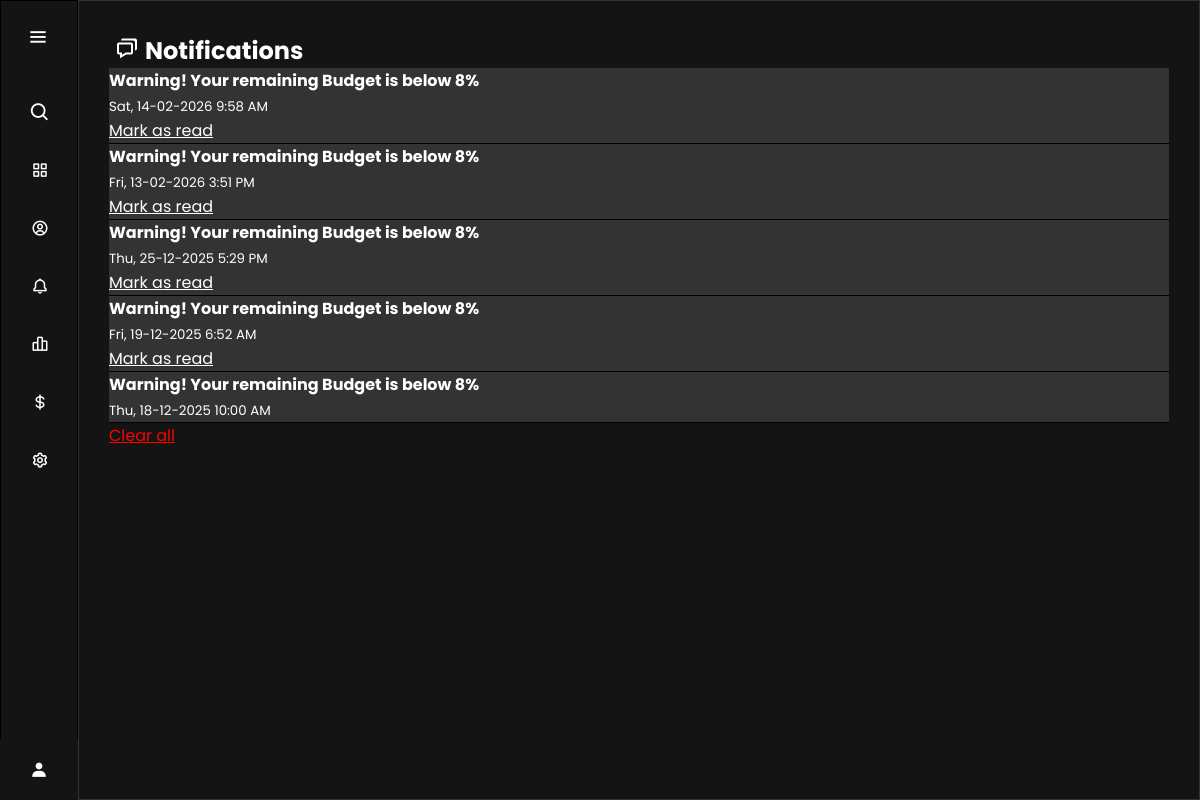
The page /notifications on the database its author committed.
### tables this page shows
CREATE TABLE notifications (
    id INTEGER PRIMARY KEY AUTOINCREMENT,
    message TEXT NOT NULL,
    date TIMESTAMP DEFAULT CURRENT_TIMESTAMP,
    is_read INTEGER DEFAULT 0
);

### app.py (the view)
@app.route("/notifications")
def notifications():
    conn = get_db_connection()
    conn.row_factory = sqlite3.Row
    cur = conn.cursor()
    cur.execute("SELECT id, message, date, is_read FROM notifications ORDER BY date DESC")
    notifications = [dict(row) for row in cur.fetchall()]
    return render_template("notifications.html", notifications=notifications)

### app.py (called while the page is built)
def get_db_connection():
    conn = sqlite3.connect("finance.db")
    conn.row_factory = sqlite3.Row
    return conn

def get_db():
    conn = sqlite3.connect(DB)
    conn.row_factory = sqlite3.Row
    return conn

@app.before_request
def load_settings():
    conn = get_db()
    cursor = conn.cursor()
    cursor.execute("SELECT * FROM settings LIMIT 1")
    g.settings = cursor.fetchone()
    conn.close()

@app.context_processor
def inject_settings():
    return dict(settings=g.settings)

### Templates/notifications.html (shortened to what this page needs)
<!DOCTYPE html>
<html lang="en">
<head>
  <link rel="stylesheet" href="/static/style.css">
    <link href='https://unpkg.com/boxicons@2.0.7/css/boxicons.min.css' rel='stylesheet'>
</head>
<body  class="{{ settings['theme'] }}">
  <div class="sidebar">
    <div class="logo-details">
        <i class='bx bx-menu' id="btn" ></i>
    </div>
    <ul class="nav-list">
      <li>
         <i class='bx bx-search' id="srch"></i>
      </li>
      <li>
        <a href="/">
          <i class='bx bx-grid-alt'></i>
        </a>
      </li>
      <li>
       <a href="#">
         <i class='bx bx-user-circle' ></i>
       </a>
     </li>
     <li>
       <a href="/notifications">
         <i class='bx bx-bell' ></i>
       </a>
     </li>
     <li>
       <a href="/insights">
         <i class='bx bx-bar-chart-alt-2' ></i>
       </a>
     </li>
     <li>
       <a href="/expenses">
         <i class='bx bx-dollar' ></i>
       </a>
     </li>
     <li>
       <a href="/settings">
         <i class='bx bx-cog' ></i>
       </a>
     </li>
<li class="profile" id="profile">
  <div class="profile-details" id="profile-details" style="gap:15px">
  </div>
  <i class='bx bxs-user' id="log_out"></i>
</li>
    </ul>
  </div>
  <section class="home-section">
    <div style="padding:30px;">
      <h2><i class="bx bx-chat"  style="padding:6px"></i>Notifications</h2>
      {% if notifications %}
        <ul style="list-style:none;padding:0;">
          {% for n in notifications %}
           <li class="{% if n['is_read'] %}read{% else %}unread{% endif %}" style="border-bottom: 1px solid black;" id="noti">
              <strong>{{ n['message'] }}</strong><br>
              <small class="notif-date">{{ n['date'] }}</small><br>
              {% if not n['is_read'] %}
                <a href="/mark_read/{{ n['id'] }}"id="markas">Mark as read</a>
              {% endif %}
            </li>
          {% endfor %}
        </ul>
        <a href="/clear_notifications" style="color:red">Clear all</a>
      {% else %}
        <p>No notifications yet 🎉</p>
      {% endif %}
    </div>
  </section>
</body>
</html>

### static/style.css (style rules this page uses)
* { margin: 0; padding: 0; box-sizing: border-box; font-family: "Poppins" , sans-serif; }
.sidebar { position: fixed; left: 0; top: 0; height: 100%; width: 78px; background: linear-gradient(135deg,#3A0064,#270066,#3A0064); padding: 6px 14px; border: 0.3px solid black; z-index: 99; }
.sidebar .logo-details { height: 60px; display: flex; align-items: center; position: relative; }
.sidebar .logo-details #btn { position: absolute; top: 50%; right: 0; transform: translateY(-50%); font-size: 22px; transition: all 0.4s ease; font-size: 23px; text-align: center; cursor: pointer; }
.sidebar i { color: #fff; height: 60px; min-width: 50px; font-size: 28px; text-align: center; line-height: 60px; }
.sidebar .nav-list { margin-top: 20px; height: 100%; }
.sidebar li { position: relative; margin: 8px 0; list-style: none; }
.sidebar .bx-search { position: absolute; top: 50%; left: 0; transform: translateY(-50%); font-size: 22px; background: #1d1b31; color: #FFF; }
.sidebar li a { display: flex; height: 100%; width: 100%; border-radius: 12px; align-items: center; text-decoration: none; background: transparent; }
.sidebar li i { height: 50px; line-height: 50px; font-size: 18px; border-radius: 12px; }
.sidebar li.profile { position: fixed; height: 60px; width: 78px; left: 0; bottom: -8px; padding: 10px 14px; overflow: hidden; }
.sidebar li .profile-details { display: flex; align-items: center; flex-wrap: nowrap; }
.sidebar .profile #log_out { position: absolute; top: 50%; right: 0; transform: translateY(-50%); width: 100%; height: 60px; line-height: 60px; border-radius: 0px; }
.home-section { position: relative; background: #ffffff; min-height: 100vh; top: 0; left: 78px; width: calc(100% - 78px); z-index: 2; }
body.dark #log_out { background-color: #141414; }
body.dark { background: #121212; color: #eee; }
body.dark .sidebar { background: #141414; }
body.dark .sidebar li { color: #4d4d4d; }
body.dark .home-section { background: #141414; color: #fff; border: 1px solid #333; }
body.dark .sidebar li a, .sidebar .bx-search,.sidebar input { background-color: transparent; }
.read { background: #d3d3d3; }
.unread { background: #fff3cd; }
body.dark #noti { background-color: #333333; }
body.dark #markas { color: white; }
body.dark #srch { background: #141414; }

### rows shown on the page
notifications: message "Warning! Your remaining Budget is below 8%"
notifications: message "Warning! Your remaining Budget is below 8%"
notifications: message "Warning! Your remaining Budget is below 8%"
notifications: message "Warning! Your remaining Budget is below 8%"
notifications: message "Warning! Your remaining Budget is below 8%"
